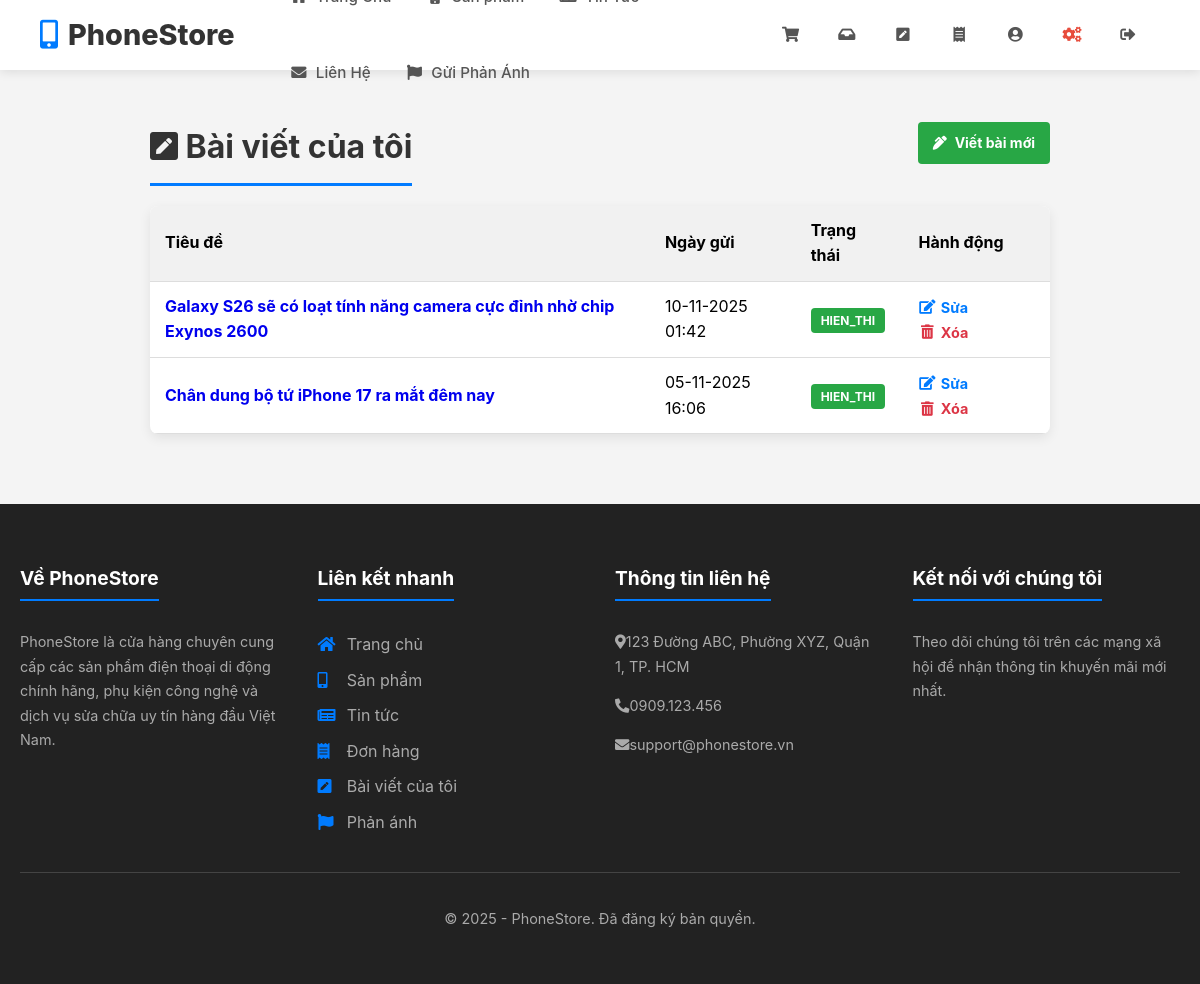
The page /bai_viet_cua_toi.php (signed in) on the database its author committed.
### tables this page shows
CREATE TABLE `tin_tuc` (
  `id_tin_tuc` int(10) UNSIGNED NOT NULL,
  `tieu_de` varchar(255) NOT NULL,
  `anh_dai_dien` varchar(255) DEFAULT NULL COMMENT 'Hình ảnh chính của bài viết',
  `anh_1` varchar(255) DEFAULT NULL,
  `noi_dung_1` text DEFAULT NULL,
  `anh_2` varchar(255) DEFAULT NULL,
  `noi_dung_2` text DEFAULT NULL,
  `anh_3` varchar(255) DEFAULT NULL,
  `noi_dung_3` text DEFAULT NULL,
  `id_nguoi_dang` int(10) UNSIGNED DEFAULT NULL COMMENT 'Khóa ngoại, liên kết với admin đã đăng bài',
  `trang_thai` enum('hien_thi','an','cho_duyet') NOT NULL DEFAULT 'hien_thi',
  `ngay_dang` timestamp NOT NULL DEFAULT current_timestamp(),
  `ngay_cap_nhat` timestamp NOT NULL DEFAULT current_timestamp() ON UPDATE current_timestamp()
);

### bai_viet_cua_toi.php (the view, shortened to what this page needs)
<?php
require 'dung_chung/ket_noi_csdl.php';
$id_nguoi_dung = $_SESSION['id_nguoi_dung'];
$my_posts = [];
$sql = "SELECT id_tin_tuc, tieu_de, ngay_dang, trang_thai
        FROM tin_tuc
        WHERE id_nguoi_dang = ?
        ORDER BY ngay_dang DESC";
$stmt = $conn->prepare($sql);
$stmt->bind_param("i", $id_nguoi_dung);
$stmt->execute();
$result = $stmt->get_result();
if ($result) {
    while ($row = $result->fetch_assoc()) {
        $my_posts[] = $row;
    }
}
?>
<?php
require 'dung_chung/dau_trang.php';
?>
<main class="container container-small">
    <div style="display: flex; justify-content: space-between; align-items: center; margin-bottom: 20px;">
        <h1 class="section-title" style="margin-bottom: 0;"><i class="fas fa-pen-square"></i> Bài viết của tôi</h1>
        <a href="viet_bai.php" class="btn btn-success">
            <i class="fas fa-pen-alt"></i> Viết bài mới
        </a>
    </div>
    <table class="styled-table">
        <thead>
            <tr>
                <th>Tiêu đề</th>
                <th>Ngày gửi</th>
                <th>Trạng thái</th>
                <th>Hành động</th>
            </tr>
        </thead>
        <tbody>
            <?php if (empty($my_posts)): ?>
                <tr>
                    <td colspan="4" style="text-align: center;">Bạn chưa đăng bài viết nào.</td>
                </tr>
            <?php else: ?>
                <?php foreach($my_posts as $post): ?>
                    <tr>
                        <td>
                            <?php if ($post['trang_thai'] == 'hien_thi'): ?>
                                <a href="chi_tiet_tin_tuc.php?id=<?php echo $post['id_tin_tuc']; ?>" style="font-weight: bold; text-decoration: none;">
                                    <?php echo htmlspecialchars($post['tieu_de']); ?>
                                </a>
                            <?php else: ?>
                                <?php echo htmlspecialchars($post['tieu_de']); ?>
                            <?php endif; ?>
                        </td>
                        <td><?php echo date('d-m-Y H:i', strtotime($post['ngay_dang'])); ?></td>
                        <td>
                            <span class="status-label status-<?php echo str_replace(' ', '_', $post['trang_thai']); ?>">
                                <?php echo htmlspecialchars($post['trang_thai']); ?>
                            </span>
                        </td>
                        <td class="action-links">
                            <a href="viet_bai.php?action=sua&id=<?php echo $post['id_tin_tuc']; ?>" class="edit" title="Sửa">
                                <i class="fas fa-edit"></i> Sửa
                            </a>
                            <a href="?action=xoa&id=<?php echo $post['id_tin_tuc']; ?>"
                               class="delete" title="Xóa"
                               onclick="return confirm('Bạn có chắc chắn muốn XÓA bài viết này?');">
                               <i class="fas fa-trash-alt"></i> Xóa
                            </a>
                        </td>
                    </tr>
                <?php endforeach; ?>
            <?php endif; ?>
        </tbody>
    </table>
</main> <?php
require 'dung_chung/cuoi_trang.php';
?>

### dung_chung/dau_trang.php (style rules this page uses)
:root { --primary-color: #007bff; --danger-color: #e74c3c; --dark-color: #333; --light-color: #f4f4f4; --white-color: #ffffff; --shadow: 0 4px 12px rgba(0,0,0,0.08); --border-radius: 12px; }
body { font-family: -apple-system, BlinkMacSystemFont, "Segoe UI", Roboto, Helvetica, Arial, sans-serif; margin: 0; padding: 0; background-color: var(--light-color); line-height: 1.6; display: flex; flex-direction: column; min-height: 100vh; }
.container { max-width: 1300px; margin: 30px auto; padding: 0 20px; flex-grow: 1; }
.container-small { max-width: 900px; }
.btn { background-color: var(--primary-color); color: white; padding: 10px 15px; text-decoration: none; border: none; border-radius: 4px; font-weight: bold; cursor: pointer; font-size: 14px; display: inline-flex; align-items: center; gap: 8px; }
.btn-success { background-color: #28a745; }
.section-title { font-size: 2rem; color: var(--dark-color); border-bottom: 3px solid var(--primary-color); padding-bottom: 10px; margin-bottom: 30px; display: inline-block; }
.styled-table { width: 100%; border-collapse: collapse; background-color: #fff; box-shadow: var(--shadow); border-radius: 8px; overflow: hidden; }
.styled-table th, .styled-table td { padding: 12px 15px; border-bottom: 1px solid #ddd; text-align: left; }
.styled-table th { background-color: #f1f1f1; }
.status-label { padding: 5px 10px; border-radius: 4px; color: white; font-size: 12px; font-weight: bold; text-transform: uppercase; }
.status-hien_thi { background-color: #28a745; }

### bai_viet_cua_toi.php (style rules this page uses)
.action-links a { text-decoration: none; margin-right: 12px; font-weight: bold; font-size: 0.9em; display: inline-flex; align-items: center; gap: 5px; }
.action-links a i { width: 1.2em; text-align: center; }
.action-links a.edit { color: #007bff; }
.action-links a.delete { color: #dc3545; }

### rows shown on the page
tin_tuc: tieu_de "Galaxy S26 sẽ có loạt tính năng camera cực đỉnh nhờ chip Exynos 2600", ngay_dang "10-11-2025 01:42", trang_thai "HIEN_THI"
tin_tuc: tieu_de "Chân dung bộ tứ iPhone 17 ra mắt đêm nay", ngay_dang "05-11-2025 16:06", trang_thai "HIEN_THI"
